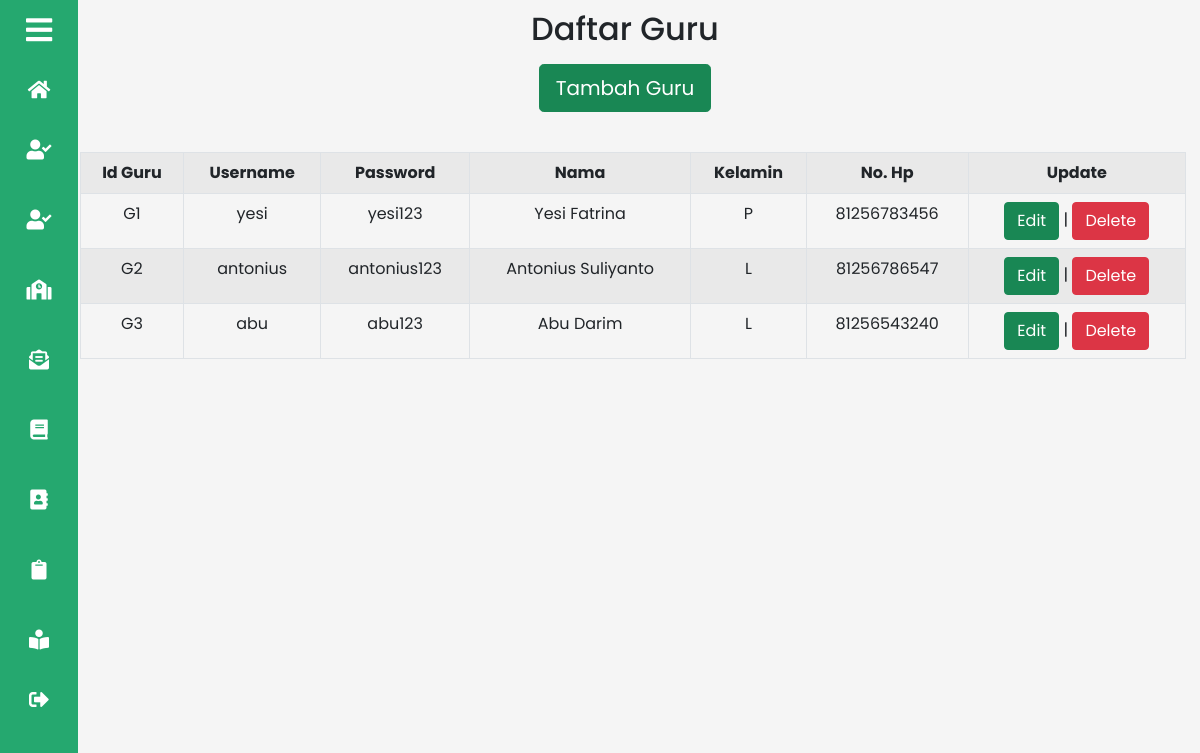
The page /admin/crud_guru/crud_guru.php on the database its author committed.
### tables this page shows
CREATE TABLE `guru` (
  `ID_GURU` varchar(20) NOT NULL,
  `ID_ADMIN` varchar(20) DEFAULT NULL,
  `USERNAME_GURU` varchar(20) DEFAULT NULL,
  `PASSWORD_GURU` varchar(20) DEFAULT NULL,
  `NAMA_GURU` longtext DEFAULT NULL,
  `JK_GURU` char(1) DEFAULT NULL,
  `HP_GURU` decimal(13,0) DEFAULT NULL
);

### admin/crud_guru/crud_guru.php (the view, shortened to what this page needs)
<?php
include_once("../../config/config.php");
$result = mysqli_query($mysqli, "SELECT * FROM guru");
?>
<!DOCTYPE html>
<html>
<head>
	 <link rel="stylesheet" href="../assets/dashboard_admin.css">
	<link rel="stylesheet" href="https://cdnjs.cloudflare.com/ajax/libs/font-awesome/5.15.3/css/all.min.css">
	<link href="https://cdn.jsdelivr.net/npm/bootstrap@5.0.2/dist/css/bootstrap.min.css" rel="stylesheet">
</head>
<body>
	<section class="sidebar close">
		<section class="click-close">
			<i class="fas fa-bars"></i><p>Admin</p>
		</section>
		<ul class="list-menu">
			<li>
				<a href="../dashboard_admin.php"><i class="fas fa-home"></i><p>Home</p></a>
			</li>
			<li>
				<a href="../crud_siswa/crud_siswa.php"><i class="fas fa-user-check"></i><p>Daftar Siswa</p></a>
			</li>
			<li>
				<a href="crud_guru.php"><i class="fas fa-user-check"></i><p>Daftar Guru</p></a>
			</li>
			<li>
				<a href="../crud_kelas/crud_kelas.php"><i class="fas fa-school"></i><p>Daftar Kelas</p></a>
			</li>
			<li>
				<a href="../daftar_nilai/semester.php"><i class="fas fa-envelope-open-text"></i><p>Daftar Nilai</p></a>
			</li>
			<li>
				<a href="../crud_mapel/crud_mapel.php"><i class="fas fa-book"></i><p>Daftar Mapel</p></a>
			</li>
			<li>
				<a href="../crud_semester/crud_semester.php"><i class="fas fa-address-book"></i><p>Daftar Semester</p></a>
			</li>
			<li>
				<a href="../daftar_absen/semester.php"><i class="fas fa-clipboard"></i><p>Daftar Absen</p></a>
			</li>
			<li>
				<a href="../crud_belajar/crud_belajar.php"><i class="fas fa-book-reader"></i><p >Daftar Pembelajaran</p></a>
			</li>
			<li>
				<a href="../login_admin.php"><i class="fas fa-sign-out-alt"></i><p>LogOut</p></a>
			</li>
		</ul>
	</section>
	<section class="home">
		<div class="content">
			<h2>Daftar Guru</h2>
			<div class="container mx-auto my-3 mx-2" >
        		<a class="btn btn-success btn-lg " href="add.php">Tambah Guru</a><br/><br/>
        		<div class="table-responsive col-md-12 my-3 mx-2" style="overflow-x: auto">
        		    <table class="table table-striped table-hover table-bordered">
					<tr>
	 					<th>Id Guru</th>
						<th>Username</th>
						<th>Password</th>
						<th>Nama</th>
						<th>Kelamin</th>
						<th>No. Hp</th>
						<th>Update</th>
 					</tr>
					 <?php
 						while($user_data = mysqli_fetch_array($result)) {
							 echo "<tr>";
							 echo "<td>".$user_data['ID_GURU']."</td>";
							 echo "<td>".$user_data['USERNAME_GURU']."</td>";
							 echo "<td>".$user_data['PASSWORD_GURU']."</td>";
							 echo "<td>".$user_data['NAMA_GURU']."</td>";
							 echo "<td>".$user_data['JK_GURU']."</td>";
							 echo "<td>".$user_data['HP_GURU']."</td>";
							 echo "<td><a class='btn btn-success' href='edit.php?ID_GURU=$user_data[ID_GURU]'>Edit</a> | <a class='btn btn-danger' href='delete.php?ID_GURU=$user_data[ID_GURU]'>Delete</a></td></tr>";
 						}
 					?>
        		    </table>
        		</div>
    		</div>
    	</div>
	</section>
</body>
</html>

### admin/assets/dashboard_admin.css (style rules this page uses)
* { margin: 0; padding: 0; box-sizing: border-box; font-family: 'Poppins', sans-serif; }
.sidebar { position: fixed; top: 0; left: 0; height: 100%; width: 260px; background: #25a86f; z-index: 100; transition: all 0.5s ease; }
.sidebar.close { width: 78px; }
.sidebar .click-close { height: 60px; width: 100%; display: flex; align-items: center; }
.sidebar .click-close i { font-size: 30px; color: #fff; height: 50px; min-width: 78px; text-align: center; line-height: 50px; }
.sidebar .list-menu { height: 100%; padding: 5px 0 120px 0; overflow: auto; }
.sidebar.close .list-menu { overflow: visible; }
.sidebar .list-menu li { position: relative; list-style: none; transition: all 0.4s ease; }
.sidebar .list-menu li i { height: 50px; min-width: 78px; text-align: center; line-height: 50px; color: #fff; font-size: 20px; cursor: pointer; transition: all 0.3s ease; }
.sidebar .list-menu li a { display: flex; align-items: center; text-decoration: none; }
.home { position: relative; background: whitesmoke; height: 100vh; left: 260px; width: calc(100% - 260px); transition: all 0.5s ease; }
.sidebar.close ~ .home { left: 50px; width: calc(100% - 50px); }
.content { text-align: center; padding: 10px; }

### rows shown on the page
guru: ID_GURU "G1", USERNAME_GURU "yesi", PASSWORD_GURU "yesi123", NAMA_GURU "Yesi Fatrina", JK_GURU "P", HP_GURU "81256783456"
guru: ID_GURU "G2", USERNAME_GURU "antonius", PASSWORD_GURU "antonius123", NAMA_GURU "Antonius Suliyanto", JK_GURU "L", HP_GURU "81256786547"
guru: ID_GURU "G3", USERNAME_GURU "abu", PASSWORD_GURU "abu123", NAMA_GURU "Abu Darim", JK_GURU "L", HP_GURU "81256543240"
